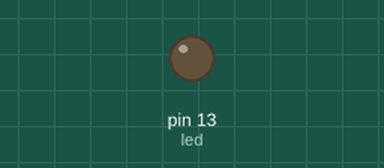
Recording of a sketch running on a simulated Arduino Uno, built with avr-gcc and run on an emulated ATmega328P. On the bench: output pins drawn as LEDs (lit = HIGH).

Above: at 2.4 s.
At 6.5 s:
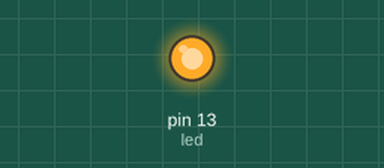
Timing chart, 0 to 6.9 s (numbered marks = the images above):
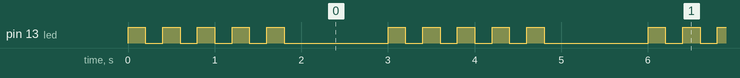

Measured:
- by itself, pin 13 (led): repeats every 3.0 s: 4 × (LOW 0.20 s, HIGH 0.20 s), LOW 1.2 s, HIGH 0.20 s
- by itself, everything shown: repeats every 3.0 s, in 10 steps

The sketch:

prendizagem_VI_EDU_Piscar_LED_5_vezes_no_Arduino_UNO_e_parar.ino
```cpp
// Piscar 5 vezes o LED e depois parar


  int led = 13;

  void setup () {

   pinMode (led, OUTPUT);

  }

  void loop () {

   for (int i=0; i<5; i++) {

digitalWrite(led, HIGH);
delay(200);
digitalWrite(led, LOW);
delay(200);
   }

   delay(1000);
}
```
